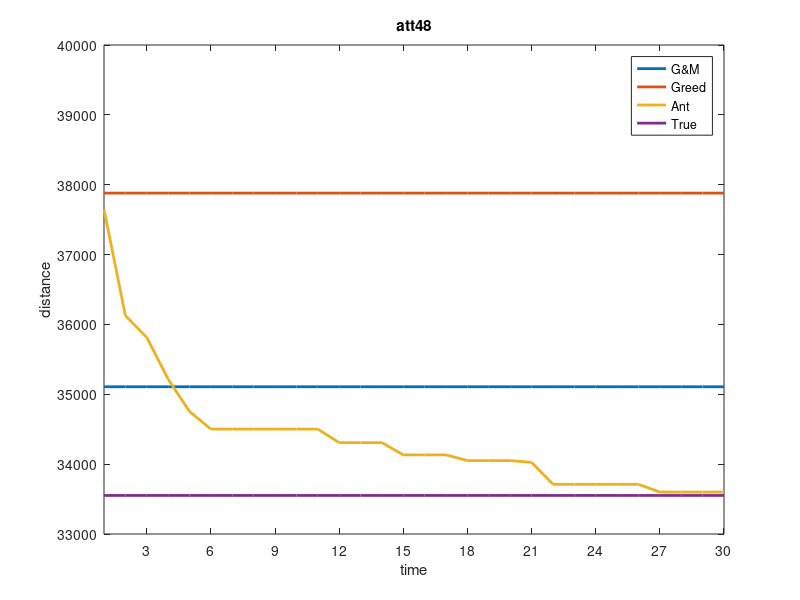

The MATLAB script that drew this image:
x=1:1:30;
a=[35107.7 35107.7 35107.7 35107.7 35107.7 35107.7 35107.7 35107.7 35107.7 35107.7 35107.7 35107.7 35107.7 35107.7 35107.7 35107.7 35107.7 35107.7 35107.7 35107.7 35107.7 35107.7 35107.7 35107.7 35107.7 35107.7 35107.7 35107.7 35107.7 35107.7  ]; 
b=[37880 37880 37880 37880 37880 37880 37880 37880 37880 37880 37880 37880 37880 37880 37880 37880 37880 37880 37880 37880 37880 37880 37880 37880 37880 37880 37880 37880 37880 37880 ];
c=[37647.8 36125.1 35814.9 35217 34753.1 34501.7 34501.7 34501.7 34501.7 34501.7 34501.7 34307.6 34307.6 34307.6 34132.7 34132.7 34132.7 34050.8 34050.8 34050.8 34025.8 33711.5 33711.5 33711.5 33711.5 33711.5 33600.6 33600.6 33600.6 33600.6 ];
d=[33552 33552 33552 33552 33552 33552 33552 33552 33552 33552 33552 33552 33552 33552 33552 33552 33552 33552 33552 33552 33552 33552 33552 33552 33552 33552 33552 33552 33552 33552 ];
plot(x,a,'-','LineWidth',2);
hold on
plot(x,b,'-','LineWidth',2);
hold on
plot(x,c,'-','LineWidth',2);
hold on
plot(x,d,'-','LineWidth',2);
hold on
title('att48')
axis([1,30,33000,40000]) %chart size
set(gca,'XTick',[0:3:30]) %x-axis range
%set(gca,'YTick',[0:100:700]) %y-axis range
legend('G&M','Greed','Ant','True');
xlabel('time') 
ylabel('distance')
